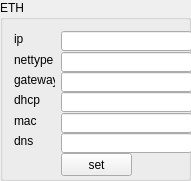
       <widget class="QGroupBox" name="groupBox">
        <property name="minimumSize">
         <size>
          <width>191</width>
          <height>171</height>
         </size>
        </property>
        <property name="maximumSize">
         <size>
          <width>191</width>
          <height>181</height>
         </size>
        </property>
        <property name="title">
         <string>ETH</string>
        </property>
        <layout class="QGridLayout" name="gridLayout_25">
         <item row="0" column="0">
          <widget class="QLabel" name="label_2">
           <property name="minimumSize">
            <size>
             <width>41</width>
             <height>16</height>
            </size>
           </property>
           <property name="maximumSize">
            <size>
             <width>41</width>
             <height>16</height>
            </size>
           </property>
           <property name="text">
            <string>ip</string>
           </property>
          </widget>
         </item>
         <item row="0" column="1">
          <widget class="QLineEdit" name="eth_ip">
           <property name="minimumSize">
            <size>
             <width>131</width>
             <height>20</height>
            </size>
           </property>
           <property name="maximumSize">
            <size>
             <width>131</width>
             <height>20</height>
            </size>
           </property>
           <property name="echoMode">
            <enum>QLineEdit::Normal</enum>
           </property>
           <property name="alignment">
            <set>Qt::AlignRight|Qt::AlignTrailing|Qt::AlignVCenter</set>
           </property>
           <property name="dragEnabled">
            <bool>false</bool>
           </property>
           <property name="cursorMoveStyle">
            <enum>Qt::LogicalMoveStyle</enum>
           </property>
           <property name="clearButtonEnabled">
            <bool>false</bool>
           </property>
          </widget>
         </item>
         <item row="1" column="0">
          <widget class="QLabel" name="label_3">
           <property name="minimumSize">
            <size>
             <width>41</width>
             <height>16</height>
            </size>
           </property>
           <property name="maximumSize">
            <size>
             <width>41</width>
             <height>16</height>
            </size>
           </property>
           <property name="text">
            <string>nettype</string>
           </property>
          </widget>
         </item>
         <item row="1" column="1">
          <widget class="QLineEdit" name="eth_netmask">
           <property name="minimumSize">
            <size>
             <width>131</width>
             <height>20</height>
            </size>
           </property>
           <property name="maximumSize">
            <size>
             <width>131</width>
             <height>20</height>
            </size>
           </property>
           <property name="text">
            <string/>
           </property>
           <property name="frame">
            <bool>true</bool>
           </property>
           <property name="alignment">
            <set>Qt::AlignRight|Qt::AlignTrailing|Qt::AlignVCenter</set>
           </property>
          </widget>
         </item>
         <item row="2" column="0">
          <widget class="QLabel" name="label_4">
           <property name="minimumSize">
            <size>
             <width>41</width>
             <height>16</height>
            </size>
           </property>
           <property name="maximumSize">
            <size>
             <width>41</width>
             <height>16</height>
            </size>
           </property>
           <property name="text">
            <string>gateway</string>
           </property>
          </widget>
         </item>
         <item row="2" column="1">
          <widget class="QLineEdit" name="eth_gw">
           <property name="minimumSize">
            <size>
             <width>131</width>
             <height>20</height>
            </size>
           </property>
           <property name="maximumSize">
            <size>
             <width>131</width>
             <height>20</height>
            </size>
           </property>
           <property name="text">
            <string/>
           </property>
           <property name="alignment">
            <set>Qt::AlignRight|Qt::AlignTrailing|Qt::AlignVCenter</set>
           </property>
          </widget>
         </item>
         <item row="3" column="0">
          <widget class="QLabel" name="label_5">
           <property name="minimumSize">
            <size>
             <width>41</width>
             <height>16</height>
            </size>
           </property>
           <property name="maximumSize">
            <size>
             <width>41</width>
             <height>16</height>
            </size>
           </property>
           <property name="text">
            <string>dhcp</string>
           </property>
          </widget>
         </item>
         <item row="3" column="1">
          <widget class="QLineEdit" name="eth_dhcp">
           <property name="minimumSize">
            <size>
             <width>131</width>
             <height>20</height>
            </size>
           </property>
           <property name="maximumSize">
            <size>
             <width>131</width>
             <height>20</height>
            </size>
           </property>
           <property name="text">
            <string/>
           </property>
           <property name="alignment">
            <set>Qt::AlignRight|Qt::AlignTrailing|Qt::AlignVCenter</set>
           </property>
          </widget>
         </item>
         <item row="4" column="0">
          <widget class="QLabel" name="label_6">
           <property name="minimumSize">
            <size>
             <width>41</width>
             <height>16</height>
            </size>
           </property>
           <property name="maximumSize">
            <size>
             <width>41</width>
             <height>16</height>
            </size>
           </property>
           <property name="text">
            <string>mac</string>
           </property>
          </widget>
         </item>
         <item row="4" column="1">
          <widget class="QLineEdit" name="eth_mac">
           <property name="minimumSize">
            <size>
             <width>131</width>
             <height>20</height>
            </size>
           </property>
           <property name="maximumSize">
            <size>
             <width>131</width>
             <height>20</height>
            </size>
           </property>
           <property name="text">
            <string/>
           </property>
           <property name="alignment">
            <set>Qt::AlignRight|Qt::AlignTrailing|Qt::AlignVCenter</set>
           </property>
          </widget>
         </item>
         <item row="5" column="0">
          <widget class="QLabel" name="label_16">
           <property name="minimumSize">
            <size>
             <width>41</width>
             <height>16</height>
            </size>
           </property>
           <property name="maximumSize">
            <size>
             <width>41</width>
             <height>16</height>
            </size>
           </property>
           <property name="text">
            <string>dns</string>
           </property>
          </widget>
         </item>
         <item row="5" column="1">
          <widget class="QLineEdit" name="eth_dns">
           <property name="minimumSize">
            <size>
             <width>131</width>
             <height>20</height>
            </size>
           </property>
           <property name="maximumSize">
            <size>
             <width>131</width>
             <height>20</height>
            </size>
           </property>
           <property name="text">
            <string/>
           </property>
           <property name="alignment">
            <set>Qt::AlignRight|Qt::AlignTrailing|Qt::AlignVCenter</set>
           </property>
          </widget>
         </item>
         <item row="6" column="1">
          <widget class="QPushButton" name="set_btn_eth">
           <property name="minimumSize">
            <size>
             <width>71</width>
             <height>23</height>
            </size>
           </property>
           <property name="maximumSize">
            <size>
             <width>71</width>
             <height>23</height>
            </size>
           </property>
           <property name="text">
            <string>set</string>
           </property>
          </widget>
         </item>
        </layout>
       </widget>
